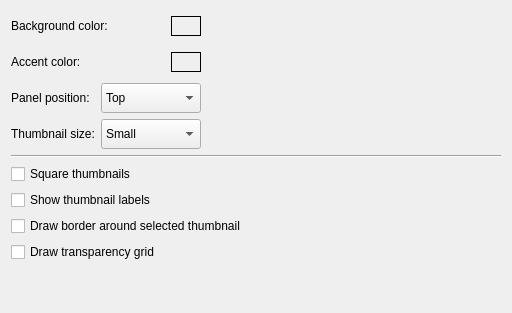
     <widget class="QWidget" name="tab_3">
      <attribute name="title">
       <string>Appearance</string>
      </attribute>
      <layout class="QVBoxLayout" name="verticalLayout_7">
       <item>
        <layout class="QHBoxLayout" name="horizontalLayout_9">
         <item>
          <widget class="QLabel" name="bgColorTextLabel">
           <property name="minimumSize">
            <size>
             <width>0</width>
             <height>30</height>
            </size>
           </property>
           <property name="text">
            <string>Background color:</string>
           </property>
          </widget>
         </item>
         <item>
          <widget class="ClickableLabel" name="bgColorLabel">
           <property name="sizePolicy">
            <sizepolicy hsizetype="Fixed" vsizetype="Fixed">
             <horstretch>0</horstretch>
             <verstretch>0</verstretch>
            </sizepolicy>
           </property>
           <property name="minimumSize">
            <size>
             <width>30</width>
             <height>20</height>
            </size>
           </property>
           <property name="frameShape">
            <enum>QFrame::Box</enum>
           </property>
           <property name="text">
            <string/>
           </property>
          </widget>
         </item>
         <item>
          <spacer name="horizontalSpacer_4">
           <property name="orientation">
            <enum>Qt::Horizontal</enum>
           </property>
           <property name="sizeType">
            <enum>QSizePolicy::Preferred</enum>
           </property>
           <property name="sizeHint" stdset="0">
            <size>
             <width>300</width>
             <height>20</height>
            </size>
           </property>
          </spacer>
         </item>
        </layout>
       </item>
       <item>
        <layout class="QHBoxLayout" name="horizontalLayout_10">
         <item>
          <widget class="QLabel" name="accentColorTextLabel">
           <property name="minimumSize">
            <size>
             <width>0</width>
             <height>30</height>
            </size>
           </property>
           <property name="text">
            <string>Accent color:</string>
           </property>
          </widget>
         </item>
         <item>
          <widget class="ClickableLabel" name="accentColorLabel">
           <property name="sizePolicy">
            <sizepolicy hsizetype="Fixed" vsizetype="Fixed">
             <horstretch>0</horstretch>
             <verstretch>0</verstretch>
            </sizepolicy>
           </property>
           <property name="minimumSize">
            <size>
             <width>30</width>
             <height>20</height>
            </size>
           </property>
           <property name="frameShape">
            <enum>QFrame::Box</enum>
           </property>
           <property name="text">
            <string/>
           </property>
          </widget>
         </item>
         <item>
          <spacer name="horizontalSpacer_5">
           <property name="orientation">
            <enum>Qt::Horizontal</enum>
           </property>
           <property name="sizeType">
            <enum>QSizePolicy::Preferred</enum>
           </property>
           <property name="sizeHint" stdset="0">
            <size>
             <width>300</width>
             <height>20</height>
            </size>
           </property>
          </spacer>
         </item>
        </layout>
       </item>
       <item>
        <layout class="QHBoxLayout" name="horizontalLayout_12">
         <item>
          <widget class="QLabel" name="panelPositionLabel">
           <property name="sizePolicy">
            <sizepolicy hsizetype="Preferred" vsizetype="Maximum">
             <horstretch>0</horstretch>
             <verstretch>0</verstretch>
            </sizepolicy>
           </property>
           <property name="minimumSize">
            <size>
             <width>0</width>
             <height>30</height>
            </size>
           </property>
           <property name="text">
            <string>Panel position:</string>
           </property>
          </widget>
         </item>
         <item>
          <widget class="QComboBox" name="panelPositionComboBox">
           <property name="sizePolicy">
            <sizepolicy hsizetype="Preferred" vsizetype="Preferred">
             <horstretch>0</horstretch>
             <verstretch>0</verstretch>
            </sizepolicy>
           </property>
           <property name="minimumSize">
            <size>
             <width>100</width>
             <height>0</height>
            </size>
           </property>
           <item>
            <property name="text">
             <string>Top</string>
            </property>
           </item>
           <item>
            <property name="text">
             <string>Bottom</string>
            </property>
           </item>
          </widget>
         </item>
         <item>
          <spacer name="horizontalSpacer_6">
           <property name="orientation">
            <enum>Qt::Horizontal</enum>
           </property>
           <property name="sizeType">
            <enum>QSizePolicy::Preferred</enum>
           </property>
           <property name="sizeHint" stdset="0">
            <size>
             <width>300</width>
             <height>20</height>
            </size>
           </property>
          </spacer>
         </item>
        </layout>
       </item>
       <item>
        <layout class="QHBoxLayout" name="horizontalLayout_11">
         <item>
          <widget class="QLabel" name="thumbSizeTextLabel">
           <property name="sizePolicy">
            <sizepolicy hsizetype="Preferred" vsizetype="Maximum">
             <horstretch>0</horstretch>
             <verstretch>0</verstretch>
            </sizepolicy>
           </property>
           <property name="minimumSize">
            <size>
             <width>0</width>
             <height>30</height>
            </size>
           </property>
           <property name="text">
            <string>Thumbnail size:</string>
           </property>
          </widget>
         </item>
         <item>
          <widget class="QComboBox" name="thumbSizeComboBox">
           <property name="sizePolicy">
            <sizepolicy hsizetype="Preferred" vsizetype="Preferred">
             <horstretch>0</horstretch>
             <verstretch>0</verstretch>
            </sizepolicy>
           </property>
           <property name="minimumSize">
            <size>
             <width>100</width>
             <height>0</height>
            </size>
           </property>
           <item>
            <property name="text">
             <string>Small</string>
            </property>
           </item>
           <item>
            <property name="text">
             <string>Medium</string>
            </property>
           </item>
           <item>
            <property name="text">
             <string>Large</string>
            </property>
           </item>
           <item>
            <property name="text">
             <string>Very large</string>
            </property>
           </item>
          </widget>
         </item>
         <item>
          <spacer name="horizontalSpacer_7">
           <property name="orientation">
            <enum>Qt::Horizontal</enum>
           </property>
           <property name="sizeType">
            <enum>QSizePolicy::Preferred</enum>
           </property>
           <property name="sizeHint" stdset="0">
            <size>
             <width>300</width>
             <height>20</height>
            </size>
           </property>
          </spacer>
         </item>
        </layout>
       </item>
       <item>
        <widget class="Line" name="line_4">
         <property name="orientation">
          <enum>Qt::Horizontal</enum>
         </property>
        </widget>
       </item>
       <item>
        <widget class="QCheckBox" name="squareThumbnailsCheckBox">
         <property name="text">
          <string>Square thumbnails</string>
         </property>
        </widget>
       </item>
       <item>
        <widget class="QCheckBox" name="thumbnailLabelsCheckBox">
         <property name="sizePolicy">
          <sizepolicy hsizetype="Preferred" vsizetype="Fixed">
           <horstretch>0</horstretch>
           <verstretch>0</verstretch>
          </sizepolicy>
         </property>
         <property name="minimumSize">
          <size>
           <width>300</width>
           <height>20</height>
          </size>
         </property>
         <property name="text">
          <string>Show thumbnail labels</string>
         </property>
         <property name="checked">
          <bool>false</bool>
         </property>
        </widget>
       </item>
       <item>
        <widget class="QCheckBox" name="thumbnailBorderCheckBox">
         <property name="toolTip">
          <string/>
         </property>
         <property name="text">
          <string>Draw border around selected thumbnail</string>
         </property>
        </widget>
       </item>
       <item>
        <widget class="QCheckBox" name="transparencyGridCheckBox">
         <property name="text">
          <string>Draw transparency grid</string>
         </property>
        </widget>
       </item>
       <item>
        <spacer name="verticalSpacer_2">
         <property name="orientation">
          <enum>Qt::Vertical</enum>
         </property>
         <property name="sizeHint" stdset="0">
          <size>
           <width>20</width>
           <height>40</height>
          </size>
         </property>
        </spacer>
       </item>
      </layout>
     </widget>
